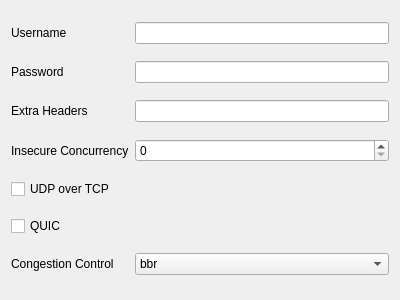
<?xml version="1.0" encoding="UTF-8"?>
<ui version="4.0">
 <class>EditNaive</class>
 <widget class="QWidget" name="EditNaive">
  <property name="geometry">
   <rect>
    <x>0</x>
    <y>0</y>
    <width>400</width>
    <height>300</height>
   </rect>
  </property>
  <property name="windowTitle">
   <string notr="true">Form</string>
  </property>
  <layout class="QGridLayout" name="gridLayout">
   <item row="1" column="0">
    <widget class="QLabel" name="label_2">
     <property name="text">
      <string>Password</string>
     </property>
    </widget>
   </item>
   <item row="4" column="0">
    <widget class="QCheckBox" name="uot">
     <property name="text">
      <string>UDP over TCP</string>
     </property>
    </widget>
   </item>
   <item row="0" column="1">
    <widget class="QLineEdit" name="username"/>
   </item>
   <item row="1" column="1">
    <widget class="QLineEdit" name="password"/>
   </item>
   <item row="0" column="0">
    <widget class="QLabel" name="label">
     <property name="text">
      <string>Username</string>
     </property>
    </widget>
   </item>
   <item row="6" column="1">
    <widget class="QComboBox" name="congestion_control">
     <item>
      <property name="text">
       <string notr="true">bbr</string>
      </property>
     </item>
     <item>
      <property name="text">
       <string notr="true">bbr2</string>
      </property>
     </item>
     <item>
      <property name="text">
       <string notr="true">cubic</string>
      </property>
     </item>
     <item>
      <property name="text">
       <string notr="true">reno</string>
      </property>
     </item>
    </widget>
   </item>
   <item row="6" column="0">
    <widget class="QLabel" name="label_3">
     <property name="text">
      <string>Congestion Control</string>
     </property>
    </widget>
   </item>
   <item row="5" column="0">
    <widget class="QCheckBox" name="quic">
     <property name="text">
      <string>QUIC</string>
     </property>
    </widget>
   </item>
   <item row="2" column="0">
    <widget class="QLabel" name="label_4">
     <property name="text">
      <string>Extra Headers</string>
     </property>
    </widget>
   </item>
   <item row="2" column="1">
    <widget class="QLineEdit" name="extra_headers">
     <property name="toolTip">
      <string>Headers sent to the proxy server, e.g. X-Username="user" X-Password="pass"</string>
     </property>
    </widget>
   </item>
   <item row="3" column="0">
    <widget class="QLabel" name="label_5">
     <property name="text">
      <string>Insecure Concurrency</string>
     </property>
    </widget>
   </item>
   <item row="3" column="1">
    <widget class="QSpinBox" name="insecure_concurrency">
     <property name="maximum">
      <number>64</number>
     </property>
     <property name="toolTip">
      <string>Parallel tunnel connections to the server, 0 to disable. More connections are easier to detect.</string>
     </property>
    </widget>
   </item>
  </layout>
 </widget>
 <tabstops>
  <tabstop>username</tabstop>
  <tabstop>password</tabstop>
  <tabstop>extra_headers</tabstop>
  <tabstop>insecure_concurrency</tabstop>
  <tabstop>uot</tabstop>
  <tabstop>quic</tabstop>
  <tabstop>congestion_control</tabstop>
 </tabstops>
 <resources/>
 <connections/>
</ui>
